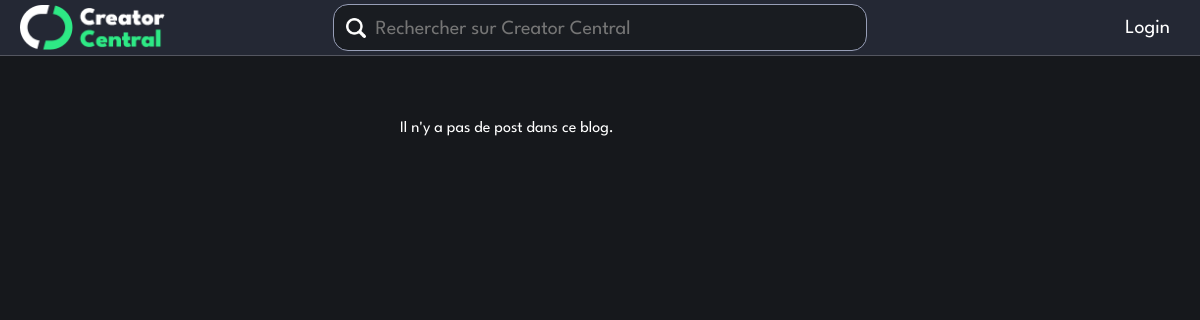
The app's page /feed.php, older data.
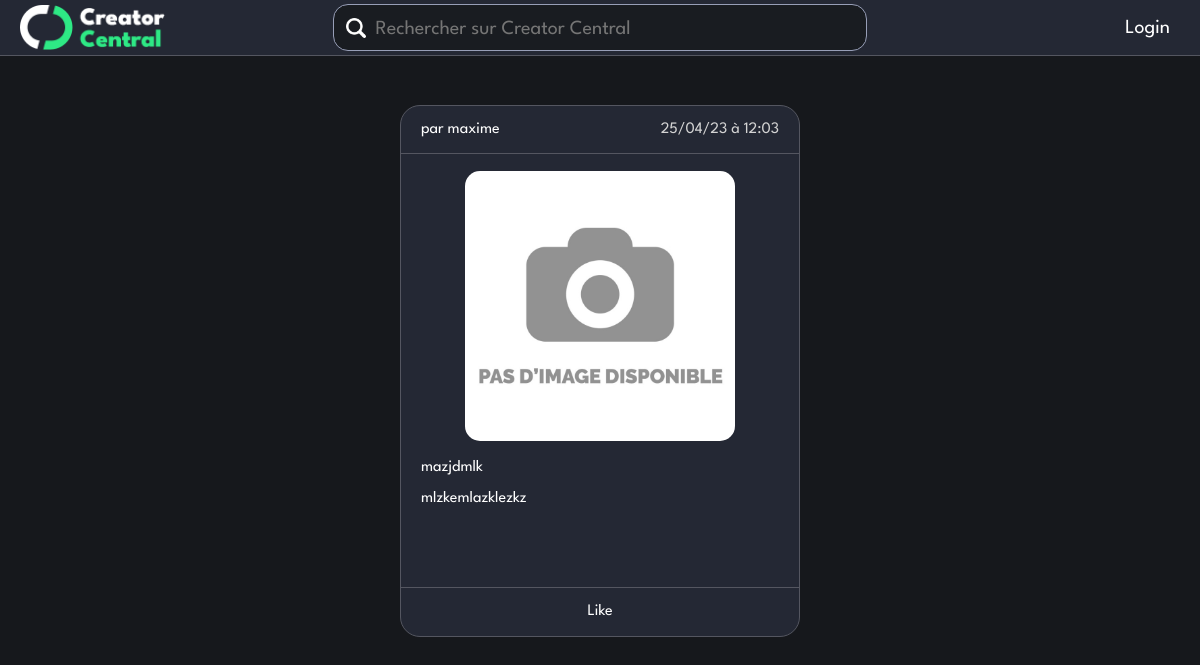
The same page, newer data.
### tables this page shows
CREATE TABLE `posts` (
  `postId` int(16) NOT NULL,
  `username` varchar(20) NOT NULL,
  `date` timestamp NOT NULL DEFAULT current_timestamp() ON UPDATE current_timestamp(),
  `title` varchar(50) NOT NULL,
  `content` varchar(500) NOT NULL,
  `picturePath` varchar(100) NOT NULL DEFAULT '/CreatorCentral/img/default_image.jpg'
);

### classes/SQLconn.php (the view, shortened to what this page needs)
<?php
class SQLconn
{
    public $conn = NULL;
    function __construct()
    {
        $servername = "localhost";
        $username = "root";
        $password = "";
        $dbname = "creatorcentral";
        $this->conn = new mysqli($servername, $username, $password, $dbname);
    }
    function GenerateHTML_forPostsPage($isMyBlog)
    {
        if (!empty($_GET) && isset($_GET["search"])) {
            $searched = $_GET['search'];
            $formatted_search = htmlspecialchars($searched);
            $query = "SELECT * FROM `posts` WHERE (upper(`title`) LIKE upper('%$formatted_search%')) OR (upper(`content`) LIKE upper('%$formatted_search%')) OR (upper(`username`) LIKE upper('%$formatted_search%')) ORDER BY `date` DESC LIMIT 20";
            $result = $this->conn->query($query);
        } else {
            $query = "SELECT * FROM `posts` ORDER BY `date` DESC LIMIT 20";
            $result = $this->conn->query($query);
        }
        if (mysqli_num_rows($result) != 0) {
                ?>
                <?php
            while ($row = $result->fetch_assoc()) {
                $timestamp = strtotime($row["date"]);
                echo '
                    <div class="post">
                    ';
                echo '
                    <div class="post-username"><p>par ' . $row["username"] . '</p></div>
                    ';
                echo '
                    <div class="post-title"><a>' . $row["title"] . '</a></div>
                    <div class="post-date"><p>' . date("d/m/y à h:i", $timestamp) . '</p></div>
                    ';
                if (!is_null($row["picturePath"]) && $row["picturePath"] != "") {
                    $location = $row["picturePath"];
                    echo '
                        <div class="post-image"><img src="' . $location . ' " alt="' . $location . '"></div>
                        ';
                }
                echo '
                        <div class="post-text"><p>' . $row["content"] . '</p></div>
                        <div class="post-likes"><p>Like</p></div>
                    </div>
                    ';
            }
        } else {
            echo '
                <div><p>Il n\'y a pas de post dans ce blog.</p></div>
                ';
                ?>
                <?php
        }
    }
}
?>

### feed.php (shortened to what this page needs)
<?php
include("./initialize.php");
?>
<!DOCTYPE html>
<html lang="fr">
<head>
    <link rel="stylesheet" href="styles/font.css">
    <link rel="stylesheet" href="styles/header.css">
    <link rel="stylesheet" href="styles/global.css">
    <link rel="stylesheet" href="styles/post.css">
</head>
<body>
<br>
<br>
<?php include './pageparts/header.php';
?>
<div class="post-container">
<?php
    $SQLconn->GenerateHTML_forPostsPage(0);
?>
</div>
</body>
</html>

### pageparts/header.php (shortened to what this page needs)
<?php
$user_connected = false;
?>
<div id="header">
    <div class="header-logo">
        <a href="./feed.php">
            <img id="logo" src="./img/creator_central.png" alt="Creator Central logo">
        </a>
    </div>
    <form class="header-search-bar" action="feed.php" method="get">
        <img src="./img/magnifying_glass.png">
        <input class="search-bar" type="search" placeholder="Rechercher sur Creator Central" name="search">
    </form>
    <div class="header-navbar">
        <?php if ($user_connected) {
            echo '
            <form action="./editpost.php" method="post">
                <input type="submit" class="header-button" value="Poster" name="new">
            </form>
            <div class="dropdown">
                <button class="dropbtn header-button">' . $username . '</button>
                <form action="feed.php" method="post" class="dropdown-content" id="myDropdown">
                    <input type="submit" name="profile" value="Mon profil">
                    <input type="submit" name="logout" value="Se déconnecter">
                </form>
            </div>';
        } else {
            echo '<a class="header-button" href="./login.php">Login</a>';
        } ?>
    </div>
</div>

### styles/header.css (style rules this page uses)
:root { --header-height: 55px; }
#header { background-color: var(--grey); border-bottom: var(--light-grey) solid 1px; display: flex; flex-flow: row; justify-content: space-between; align-items: center; position: fixed; top: 0; width: calc(100vw - 40px); padding: 5px 20px; height: 45px; margin-bottom: var(--header-height); }
.header-logo { flex-basis: 30%; height: 100%; }
.header-logo img { height: 100%; }
.header-navbar { flex-basis: 30%; display: flex; justify-content: flex-end; height: 100%; gap:10px; }
.header-button { background: none; border: none; border-radius: 15px; color: white; font-size: 20px; text-decoration: none; height: 100%; display: flex; align-items: center; padding-inline: 10px; cursor: pointer; font-family: 'LeagueSpartan', Bahnschrift, sans-serif; }
.header-search-bar { padding-left: 12px; height: 100%; width: min(50%, 800px); display: flex; align-items: center; border-radius: 15px; border: var(--lighter-grey) solid 1px; background: var(--dark-grey); }
.header-search-bar input { width: 100%; height: 100%; font-size: 20px; padding: 3px 10px 0px; color: white; border: none; outline: none; background: none; font-family: 'LeagueSpartan', Bahnschrift, sans-serif; }
.header-search-bar img { height: 20px; width: auto; }

### styles/global.css (style rules this page uses)
:root { --green-accent: #2ee985; --green-accent-dark: #39c97b; --green-accent-darker: #228c52; --lighter-grey: #979eb7; --light-grey: #545660; --grey: #242834; --dark-grey: #191c21;; --darker-grey: #16181c; }
body { color: white; font-family: 'LeagueSpartan', Bahnschrift, sans-serif; font-weight: normal; margin: 0; background: var(--darker-grey); }

### styles/post.css (style rules this page uses)
.post-container { width: 90%; margin: 0 auto; padding: 75px 0; display: grid; grid-template-columns: repeat(auto-fit, 400px); grid-gap: 20px 20px; justify-content: center; }
.post { display: grid; grid-template-columns: 1fr 1fr; grid-template-rows: 1fr 6fr 1fr 2fr 1fr; background-color: #242834; width: auto; height: 530px; border-radius: 20px; border: solid 1px #545660; }
.post-username { grid-area: 1 / 1 / span 1 / span 1; border-bottom: 1px solid #545660; align-self: center; padding-left: 10%; }
.post-date { grid-area: 1 / 2 / span 1 / span 1; border-bottom: 1px solid #545660; padding-right: 10%; text-align: right; color: lightgrey; }
.post-title { grid-area: 3 / 1 / span 1 / span 2; align-self: center; padding-inline: 5%; padding-block: 0; }
.post-image { background: none; grid-area: 2 / 1 / span 1 / span 2; margin: 0; justify-self: center; width: 90%; height: 95%; align-self: end; display: flex; justify-content: center; align-items: center; }
.post-image img { border-radius: 15px; }
.post-image img { height: auto; width: auto; max-height: 270px; max-width: 358px; }
.post-text { grid-area: 4 / 1 / span 1 / span 2; margin: 0; border-bottom: 1px solid #545660; padding-inline: 5%; }
.post-text p { margin: 0; font-size: 16px; display: -webkit-box; -webkit-line-clamp: 4; -webkit-box-orient: vertical; overflow-y: scroll; scrollbar-color: dimgrey whitesmoke; scrollbar-width: thin; }
.post-likes { grid-area: 5 / 1 / span 1 / span 2; margin-inline: 10%; justify-self: center; }

Row changes from the older to the newer data that the page shows:
added posts: username "maxime", title "mazjdmlk", date "25/04/23 à 12:03", picturePath (placeholder picture), content "mlzkemlazklezkz"
Text that changed along with them:
text no longer shown: "Il n ' y a pas de post dans ce blog."
